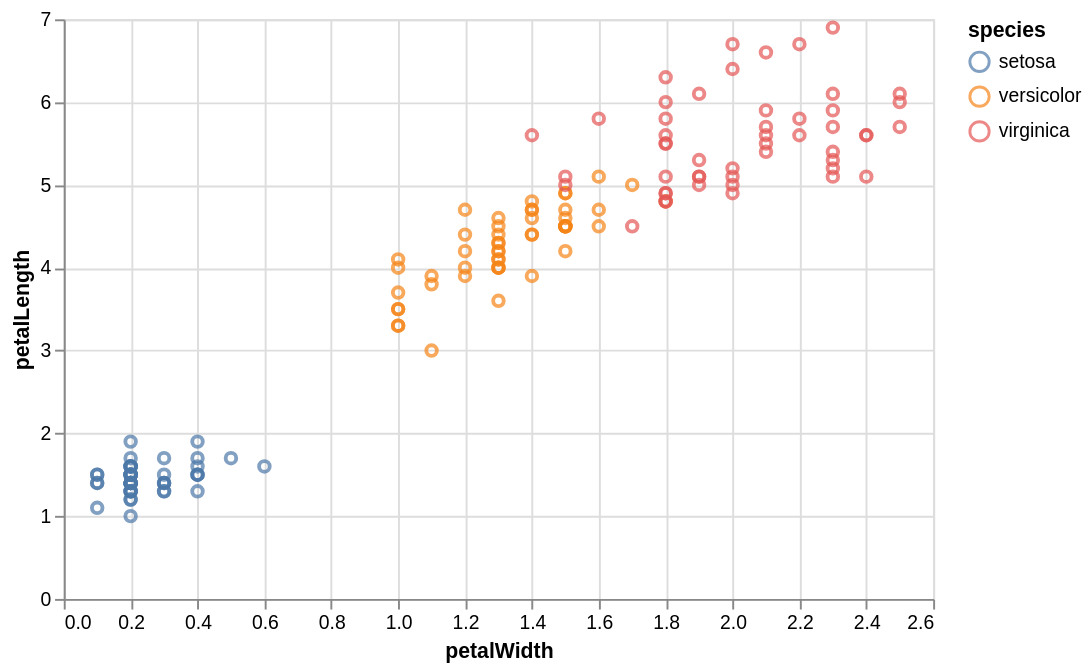

Here is the Vega-Lite specification saved for this chart:
### Vega-Lite specification from a JSON file in a GitHub repository (floating-point values rounded to 4 significant figures; data arrays with more than 128 entries replaced by an {"elided": "..."} marker saying what was removed)
{"$schema": "https://vega.github.io/schema/vega-lite/v2.json", "mark": "point", "encoding": {"color": {"field": "species", "type": "nominal"}, "x": {"field": "petalWidth", "type": "quantitative"}, "y": {"field": "petalLength", "type": "quantitative"}}, "height": 300, "width": 450, "selection": {"grid": {"bind": "scales", "type": "interval"}}, "data": {"values": {"elided": "150 records"}}}
